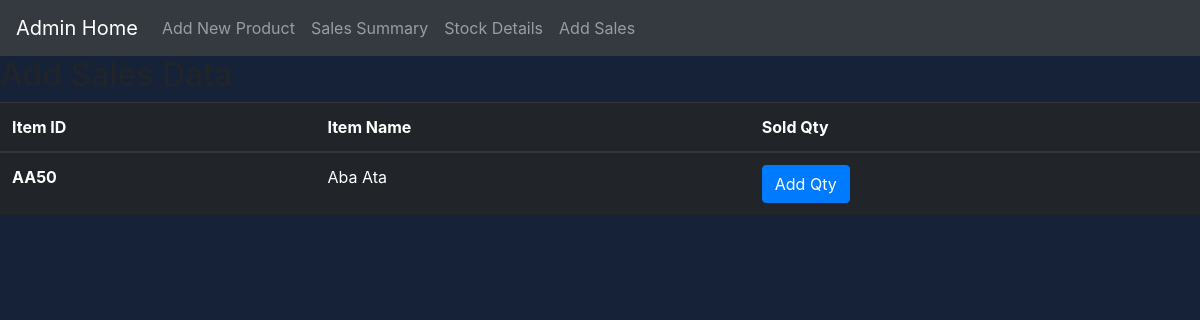
Before: /Admin/UpdateSales.php with the older database file.
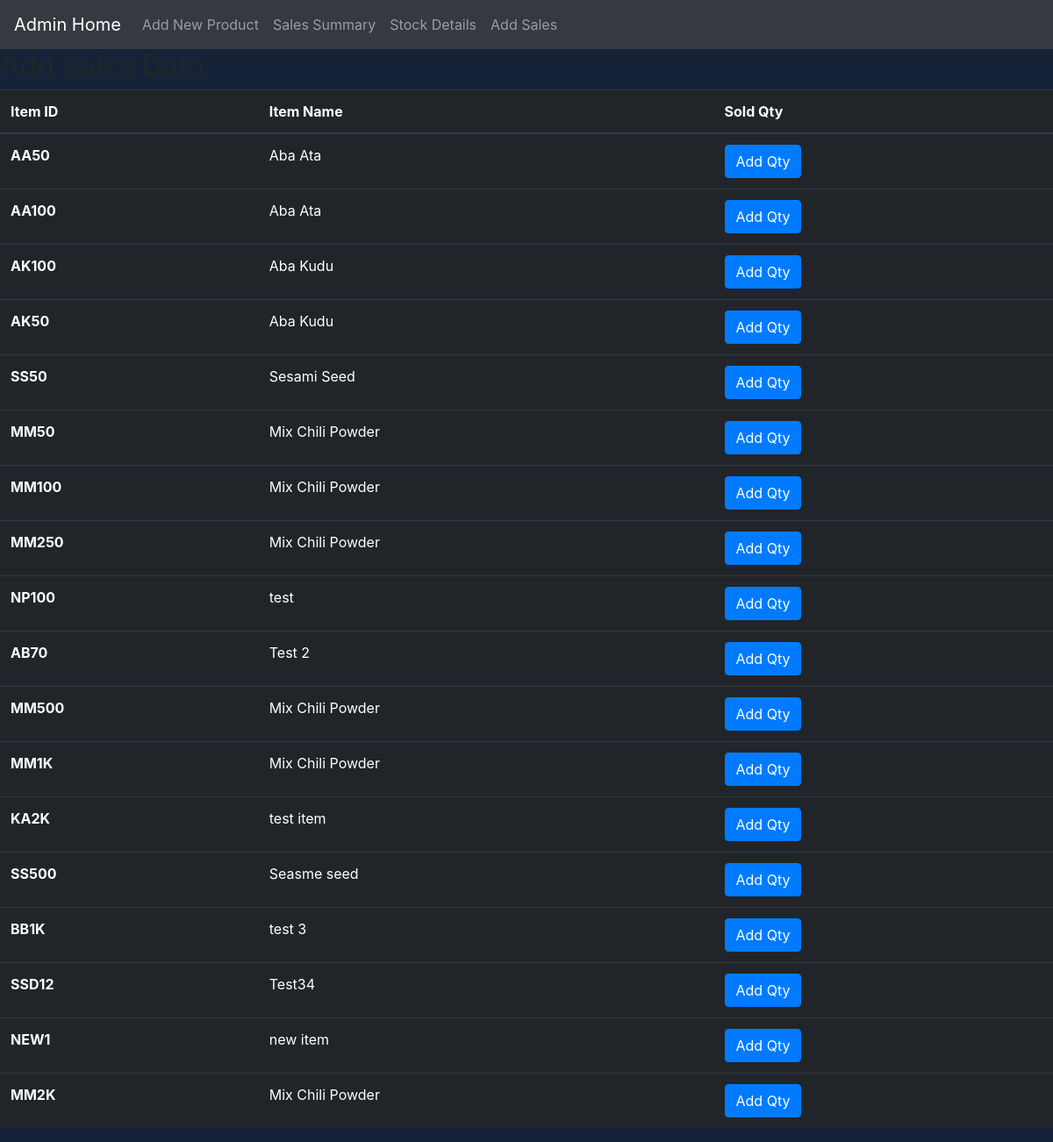
After: the same page with the newer database file.
### tables this page shows
CREATE TABLE IF NOT EXISTS `all_products` (
  `ItemID` varchar(10) NOT NULL,
  `ItemName` varchar(255) NOT NULL,
  `weight` int NOT NULL,
  `Price` float NOT NULL,
  `Discount` float NOT NULL,
  `InStock` int NOT NULL,
  PRIMARY KEY (`ItemID`)
);

### Admin/UpdateSales.php (the view, shortened to what this page needs)
<?php
include '../ConnectDB.php';
?>
<!doctype html>
<html lang="en">
<head>
    <link rel="stylesheet" href="https://maxcdn.bootstrapcdn.com/bootstrap/4.0.0/css/bootstrap.min.css">
    <link rel="stylesheet" href="./AdminStyles.css">
</head>
<body>
<?php include "./AdminNav.php" ?>
<h2>Add Sales Data</h2>
<table class="table table-hover table-dark">
    <thead>
    <tr>
        <th scope="col">Item ID</th>
        <th scope="col">Item Name</th>
        <th scope="col">Sold Qty</th>
    </tr>
    </thead>
    <tbody>
    <?php
    $sql = "SELECT ItemID, ItemName FROM all_products";
    $result=$db->query($sql);
    if ($result->num_rows > 0) {
        while ($row = $result->fetch_assoc()) {
            $itemId =$row["ItemID"];
            echo '
            <tr>
            <th scope="row">' . $row["ItemID"] . '</th>
             <td>' . $row["ItemName"] . '</td>
            <td>
                        <button type="button" class="btn btn-primary" data-toggle="modal" data-target="#'.$itemId.'">
                          Add Qty
                        </button>
            </td>
            </tr>
            <div class="modal fade" id="'.$itemId.'" tabindex="-1" role="dialog" aria-labelledby="exampleModalLabel" aria-hidden="true">
                  <div class="modal-dialog" role="document">
                    <div class="modal-content">
                      <div class="modal-header">
                        <h5 class="modal-title" id="exampleModalLabel">'. $row["ItemName"].'</h5>
                        <button type="button" class="close" data-dismiss="modal" aria-label="Close">
                          <span aria-hidden="true">&times;</span>
                        </button>
                      </div>
                      <div class="modal-body">
                             <div class"row">
                                <div class="alert alert-light" role="alert">
                                  Item ID : ' . $row["ItemID"]. ' &nbsp;&nbsp;
                                </div>
                                    <form action="UpdateSales.php" method="post">
                                        <input type="number" name="qty" value="0">
                                        <input type="submit" name="Add" value="Add" class="btn btn-success">
                                        <input type="hidden" value="'.$itemId.'" name="item">
                                    </form>
                             </div>
                      </div>
                      <div class="modal-footer">
                        <button type="button" class="btn btn-secondary" data-dismiss="modal">Cancel</button>
                      </div>
                    </div>
                  </div>
                </div>
            ';
        }
    }else{
        echo "0 results";
    }
    ?>
    </tbody>
</table>
</body>
</html>

Changed rows visible on the page:
added all_products: ItemID "AA100", ItemName "Aba Ata"
added all_products: ItemID "AK100", ItemName "Aba Kudu"
added all_products: ItemID "AK50", ItemName "Aba Kudu"
added all_products: ItemID "SS50", ItemName "Sesami Seed"
added all_products: ItemID "MM50", ItemName "Mix Chili Powder"
added all_products: ItemID "MM100", ItemName "Mix Chili Powder"
added all_products: ItemID "MM250", ItemName "Mix Chili Powder"
added all_products: ItemID "NP100", ItemName "test"
added all_products: ItemID "AB70", ItemName "Test 2"
added all_products: ItemID "MM500", ItemName "Mix Chili Powder"
added all_products: ItemID "MM1K", ItemName "Mix Chili Powder"
added all_products: ItemID "KA2K", ItemName "test item"
added all_products: ItemID "SS500", ItemName "Seasme seed"
added all_products: ItemID "BB1K", ItemName "test 3"
added all_products: ItemID "SSD12", ItemName "Test34"
added all_products: ItemID "NEW1", ItemName "new item"
added all_products: ItemID "MM2K", ItemName "Mix Chili Powder"
